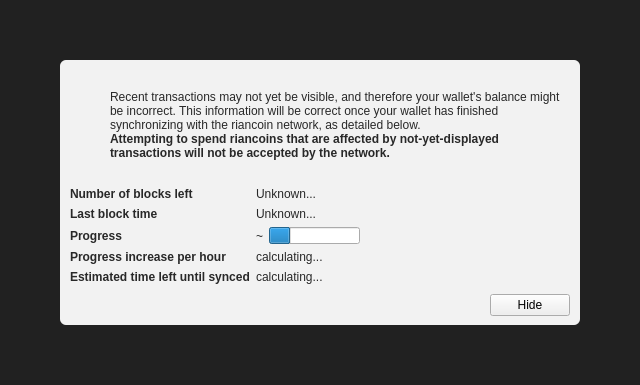
<?xml version="1.0" encoding="UTF-8"?>
<ui version="4.0">
 <class>ModalOverlay</class>
 <widget class="ModalOverlay" name="ModalOverlay">
  <property name="geometry">
   <rect>
    <x>0</x>
    <y>0</y>
    <width>640</width>
    <height>385</height>
   </rect>
  </property>
  <property name="windowTitle">
   <string>Form</string>
  </property>
  <layout class="QVBoxLayout" name="verticalLayout" stretch="0">
   <property name="sizeConstraint">
    <enum>QLayout::SetDefaultConstraint</enum>
   </property>
   <property name="leftMargin">
    <number>0</number>
   </property>
   <property name="topMargin">
    <number>0</number>
   </property>
   <property name="rightMargin">
    <number>0</number>
   </property>
   <property name="bottomMargin">
    <number>0</number>
   </property>
   <item>
    <widget class="QWidget" name="bgWidget" native="true">
     <property name="styleSheet">
      <string notr="true">#bgWidget { background: rgba(0,0,0,220); }</string>
     </property>
     <layout class="QVBoxLayout" name="verticalLayoutMain" stretch="1">
      <property name="leftMargin">
       <number>60</number>
      </property>
      <property name="topMargin">
       <number>60</number>
      </property>
      <property name="rightMargin">
       <number>60</number>
      </property>
      <property name="bottomMargin">
       <number>60</number>
      </property>
      <item>
       <widget class="QWidget" name="contentWidget" native="true">
        <property name="styleSheet">
         <string notr="true">#contentWidget { background: rgba(255,255,255,240); border-radius: 6px; }

QLabel { color: rgb(40,40,40);  }</string>
        </property>
        <layout class="QVBoxLayout" name="verticalLayoutSub" stretch="1,0,0,0">
         <property name="spacing">
          <number>0</number>
         </property>
         <property name="leftMargin">
          <number>10</number>
         </property>
         <property name="topMargin">
          <number>10</number>
         </property>
         <property name="rightMargin">
          <number>10</number>
         </property>
         <property name="bottomMargin">
          <number>10</number>
         </property>
         <item>
          <layout class="QHBoxLayout" name="horizontalLayoutIconText" stretch="0,1">
           <property name="topMargin">
            <number>20</number>
           </property>
           <item>
            <layout class="QVBoxLayout" name="verticalLayoutIcon">
             <property name="leftMargin">
              <number>0</number>
             </property>
             <item>
              <widget class="QPushButton" name="warningIcon">
               <property name="enabled">
                <bool>false</bool>
               </property>
               <property name="text">
                <string/>
               </property>
               <property name="icon">
                <iconset>
                 <normaloff>:/icons/warning</normaloff>
                 <disabledoff>:/icons/warning</disabledoff>:/icons/warning</iconset>
               </property>
               <property name="iconSize">
                <size>
                 <width>48</width>
                 <height>48</height>
                </size>
               </property>
               <property name="flat">
                <bool>true</bool>
               </property>
              </widget>
             </item>
             <item>
              <spacer name="verticalSpacerWarningIcon">
               <property name="orientation">
                <enum>Qt::Vertical</enum>
               </property>
               <property name="sizeHint" stdset="0">
                <size>
                 <width>20</width>
                 <height>40</height>
                </size>
               </property>
              </spacer>
             </item>
            </layout>
           </item>
           <item>
            <layout class="QVBoxLayout" name="verticalLayoutInfoText">
             <property name="leftMargin">
              <number>0</number>
             </property>
             <property name="topMargin">
              <number>0</number>
             </property>
             <item>
              <widget class="QLabel" name="infoText">
               <property name="text">
                <string>Recent transactions may not yet be visible, and therefore your wallet's balance might be incorrect. This information will be correct once your wallet has finished synchronizing with the riancoin network, as detailed below.</string>
               </property>
               <property name="textFormat">
                <enum>Qt::RichText</enum>
               </property>
               <property name="wordWrap">
                <bool>true</bool>
               </property>
              </widget>
             </item>
             <item>
              <widget class="QLabel" name="infoTextStrong">
               <property name="font">
                <font>
                 <weight>75</weight>
                 <bold>true</bold>
                </font>
               </property>
               <property name="text">
                <string>Attempting to spend riancoins that are affected by not-yet-displayed transactions will not be accepted by the network.</string>
               </property>
               <property name="textFormat">
                <enum>Qt::RichText</enum>
               </property>
               <property name="wordWrap">
                <bool>true</bool>
               </property>
              </widget>
             </item>
             <item>
              <spacer name="verticalSpacerInTextSpace">
               <property name="orientation">
                <enum>Qt::Vertical</enum>
               </property>
               <property name="sizeHint" stdset="0">
                <size>
                 <width>20</width>
                 <height>40</height>
                </size>
               </property>
              </spacer>
             </item>
            </layout>
           </item>
          </layout>
         </item>
         <item>
          <spacer name="verticalSpacerAfterText">
           <property name="orientation">
            <enum>Qt::Vertical</enum>
           </property>
           <property name="sizeHint" stdset="0">
            <size>
             <width>20</width>
             <height>40</height>
            </size>
           </property>
          </spacer>
         </item>
         <item>
          <layout class="QFormLayout" name="formLayout">
           <property name="fieldGrowthPolicy">
            <enum>QFormLayout::FieldsStayAtSizeHint</enum>
           </property>
           <property name="horizontalSpacing">
            <number>6</number>
           </property>
           <property name="verticalSpacing">
            <number>6</number>
           </property>
           <property name="topMargin">
            <number>10</number>
           </property>
           <item row="0" column="0">
            <widget class="QLabel" name="labelNumberOfBlocksLeft">
             <property name="font">
              <font>
               <weight>75</weight>
               <bold>true</bold>
              </font>
             </property>
             <property name="text">
              <string>Number of blocks left</string>
             </property>
            </widget>
           </item>
           <item row="0" column="1">
            <widget class="QLabel" name="numberOfBlocksLeft">
             <property name="text">
              <string>Unknown...</string>
             </property>
            </widget>
           </item>
           <item row="1" column="0">
            <widget class="QLabel" name="labelLastBlockTime">
             <property name="font">
              <font>
               <weight>75</weight>
               <bold>true</bold>
              </font>
             </property>
             <property name="text">
              <string>Last block time</string>
             </property>
            </widget>
           </item>
           <item row="1" column="1">
            <widget class="QLabel" name="newestBlockDate">
             <property name="sizePolicy">
              <sizepolicy hsizetype="Maximum" vsizetype="Preferred">
               <horstretch>0</horstretch>
               <verstretch>0</verstretch>
              </sizepolicy>
             </property>
             <property name="text">
              <string>Unknown...</string>
             </property>
            </widget>
           </item>
           <item row="2" column="0">
            <widget class="QLabel" name="labelSyncDone">
             <property name="font">
              <font>
               <weight>75</weight>
               <bold>true</bold>
              </font>
             </property>
             <property name="text">
              <string>Progress</string>
             </property>
            </widget>
           </item>
           <item row="2" column="1">
            <layout class="QHBoxLayout" name="horizontalLayoutSync" stretch="0,1">
             <item>
              <widget class="QLabel" name="percentageProgress">
               <property name="text">
                <string notr="true">~</string>
               </property>
              </widget>
             </item>
             <item>
              <widget class="QProgressBar" name="progressBar">
               <property name="value">
                <number>24</number>
               </property>
               <property name="format">
                <string/>
               </property>
              </widget>
             </item>
            </layout>
           </item>
           <item row="4" column="0">
            <widget class="QLabel" name="labelProgressIncrease">
             <property name="font">
              <font>
               <weight>75</weight>
               <bold>true</bold>
              </font>
             </property>
             <property name="text">
              <string>Progress increase per hour</string>
             </property>
            </widget>
           </item>
           <item row="4" column="1">
            <widget class="QLabel" name="progressIncreasePerH">
             <property name="text">
              <string>calculating...</string>
             </property>
            </widget>
           </item>
           <item row="5" column="0">
            <widget class="QLabel" name="labelEstimatedTimeLeft">
             <property name="font">
              <font>
               <weight>75</weight>
               <bold>true</bold>
              </font>
             </property>
             <property name="text">
              <string>Estimated time left until synced</string>
             </property>
            </widget>
           </item>
           <item row="5" column="1">
            <widget class="QLabel" name="expectedTimeLeft">
             <property name="text">
              <string>calculating...</string>
             </property>
            </widget>
           </item>
          </layout>
         </item>
         <item>
          <layout class="QHBoxLayout" name="horizontalLayoutButtons">
           <property name="leftMargin">
            <number>10</number>
           </property>
           <property name="topMargin">
            <number>10</number>
           </property>
           <item>
            <spacer name="horizontalSpacer">
             <property name="orientation">
              <enum>Qt::Horizontal</enum>
             </property>
             <property name="sizeHint" stdset="0">
              <size>
               <width>40</width>
               <height>20</height>
              </size>
             </property>
            </spacer>
           </item>
           <item>
            <widget class="QPushButton" name="closeButton">
             <property name="text">
              <string>Hide</string>
             </property>
            </widget>
           </item>
          </layout>
         </item>
        </layout>
       </widget>
      </item>
     </layout>
    </widget>
   </item>
  </layout>
 </widget>
 <customwidgets>
  <customwidget>
   <class>ModalOverlay</class>
   <extends>QWidget</extends>
   <header>qt/modaloverlay.h</header>
   <container>1</container>
  </customwidget>
 </customwidgets>
 <resources/>
 <connections/>
</ui>
